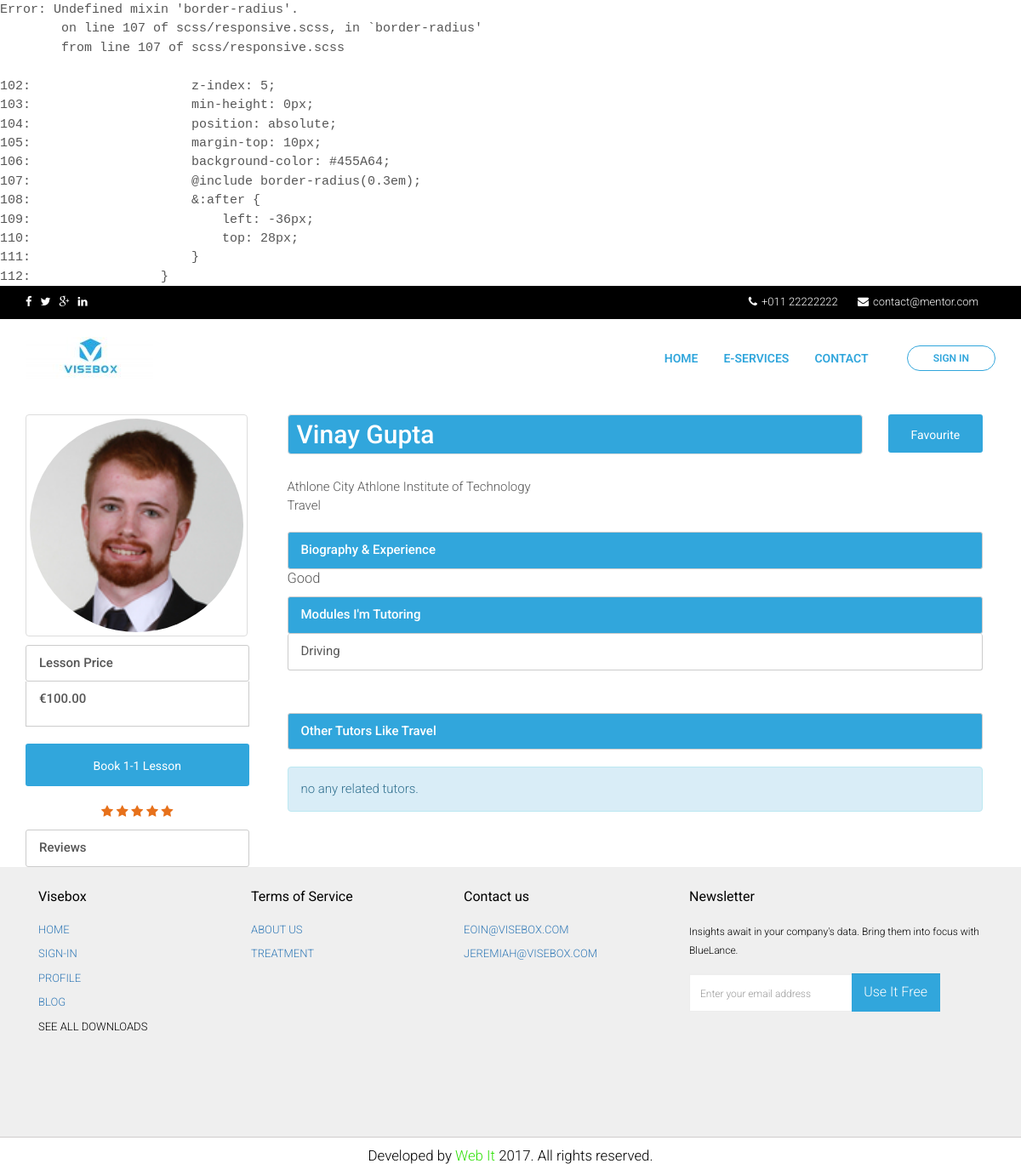
The app's page /module/test2-vinay-gupta with its own data.
### tables this page shows
CREATE TABLE IF NOT EXISTS `tbl_mymentorship` (
  `id` bigint(20) NOT NULL,
  `mentor_id` bigint(20) NOT NULL,
  `title` varchar(500) NOT NULL,
  `slug` text NOT NULL,
  `price` bigint(20) NOT NULL,
  `category_id` bigint(20) NOT NULL,
  `description` text NOT NULL,
  `op_msg` text NOT NULL,
  `image` varchar(300) NOT NULL,
  `seen` int(11) NOT NULL DEFAULT '0',
  `status` int(11) NOT NULL,
  `created_on` datetime NOT NULL,
  `updated_on` datetime NOT NULL
);

CREATE TABLE IF NOT EXISTS `tbl_mentors` (
  `mentor_id` bigint(20) NOT NULL,
  `country_id` int(25) DEFAULT NULL,
  `city_id` int(25) DEFAULT NULL,
  `university_id` int(25) DEFAULT NULL,
  `course_id` int(25) DEFAULT NULL,
  `category_id` bigint(20) DEFAULT NULL,
  `fullname` varchar(300) NOT NULL,
  `first_name` varchar(255) NOT NULL,
  `last_name` varchar(255) NOT NULL,
  `email` varchar(255) NOT NULL,
  `phone_no` varchar(255) NOT NULL,
  `password` varchar(255) DEFAULT NULL,
  `bio` text NOT NULL,
  `description` text NOT NULL,
  `image` varchar(300) NOT NULL,
  `status` int(2) NOT NULL DEFAULT '1',
  `ip_address` varchar(300) NOT NULL,
  `last_login` varchar(300) NOT NULL,
  `created_on` timestamp NOT NULL DEFAULT CURRENT_TIMESTAMP ON UPDATE CURRENT_TIMESTAMP,
  `updated_on` timestamp NOT NULL DEFAULT '0000-00-00 00:00:00'
);

CREATE TABLE IF NOT EXISTS `tbl_city` (
  `id` bigint(20) NOT NULL,
  `country_id` int(25) DEFAULT NULL,
  `city_name` varchar(255) NOT NULL,
  `slug` varchar(255) NOT NULL,
  `status` int(2) NOT NULL DEFAULT '1',
  `created_on` timestamp NOT NULL DEFAULT CURRENT_TIMESTAMP ON UPDATE CURRENT_TIMESTAMP,
  `updated_on` timestamp NOT NULL DEFAULT '0000-00-00 00:00:00'
);

CREATE TABLE IF NOT EXISTS `tbl_university` (
  `id` bigint(20) NOT NULL,
  `country_id` int(25) DEFAULT NULL,
  `city_id` int(25) DEFAULT NULL,
  `university_name` varchar(255) NOT NULL,
  `slug` varchar(255) NOT NULL,
  `status` int(2) NOT NULL DEFAULT '1',
  `created_on` timestamp NOT NULL DEFAULT CURRENT_TIMESTAMP ON UPDATE CURRENT_TIMESTAMP,
  `updated_on` timestamp NOT NULL DEFAULT '0000-00-00 00:00:00'
);

CREATE TABLE IF NOT EXISTS `tbl_category` (
  `category_id` bigint(20) NOT NULL,
  `name` varchar(255) DEFAULT NULL,
  `slug` varchar(255) NOT NULL,
  `description` varchar(255) DEFAULT NULL,
  `meta_keyword` varchar(255) NOT NULL,
  `meta_description` varchar(255) NOT NULL,
  `image` varchar(255) DEFAULT NULL,
  `status` int(10) NOT NULL DEFAULT '1',
  `created_on` date NOT NULL
);

CREATE TABLE IF NOT EXISTS `tbl_module` (
  `id` bigint(20) NOT NULL,
  `category_id` bigint(20) NOT NULL,
  `module_name` varchar(500) NOT NULL,
  `status` int(2) NOT NULL DEFAULT '1',
  `created_on` timestamp NOT NULL DEFAULT CURRENT_TIMESTAMP ON UPDATE CURRENT_TIMESTAMP,
  `updated_on` timestamp NOT NULL DEFAULT '0000-00-00 00:00:00'
);

CREATE TABLE IF NOT EXISTS `tbl_pages` (
  `id` bigint(20) NOT NULL,
  `page_title` varchar(255) NOT NULL,
  `slug` varchar(255) NOT NULL,
  `short_content` text,
  `content` text NOT NULL,
  `meta_keyword` varchar(255) DEFAULT NULL,
  `meta_description` varchar(255) DEFAULT NULL,
  `parent` bigint(20) DEFAULT '1',
  `status` tinyint(1) NOT NULL DEFAULT '1' COMMENT '1=active, 0=deactive',
  `created_on` datetime NOT NULL,
  `updated_on` datetime NOT NULL,
  `image` text NOT NULL
);

### application/modules/home/views/mentor_profile.php (the view, shortened to what the rows shown need)
    <div class="container">
      <div class="row">
        <div class="col-md-3">
          <div class="profile-left">
            <div class="profile-image">
              <img class="img-circle" style="width: 251px;" src="<?php if(!empty($mentor->image)) { echo base_url('assets/upload/mentor/'.$mentor->image); } else{ echo base_url('assets/upload/mymentorship/'.$mentor->mymeberimage); } ?>">
            </div>
            <div class="price-sec">
              <div class="price-description">
                <ul>
                  <li>€<?php echo number_format($mentor->price,2);?></li>
                </ul>
              </div>
            </div>
          </div>
        </div>
        <div class="col-md-9">
          <div class="profile-right">
            <div class="col-md-10">
              <div class="profile-user-name">
                <h2><?php echo $mentor->fullname;?></h2>
              </div>
            </div>
          </div>
          <div class="col-md-12">
            <p>
              <ul>
                <li><?php echo get_city_name($mentor->city_id);?> City  <?php echo get_university_name($mentor->university_id);?></li>
                <li><?php echo get_cat_name($mentor->mymember_category_id);?></li>
              </ul>
            </p>
          </div>
          <div class="col-md-12">
            <div class="biography-details">
            <p><?php echo $mentor->bio;?></p>
            </div>
          </div>
          <div class="col-md-12">
            <div class="price-heading biography module module-data">
              <?php $modulesalls= get_modules_profile($mentor->mymeberid);?>
              <?php foreach ($modulesalls as $modulesall) : ?>
              <div class="col-md-4 p-0"><?php echo $modulesall->module_name;?></div>
            <?php endforeach;?>
            </div>
          </div>
          <div class="col-md-12">
            <div class="price-heading biography other-tutor">Other Tutors Like <?php echo get_cat_name($mentor->mymember_category_id);?></div>
          <?php  $category_module=get_category_module($mentor->mymember_category_id,$mentor->mentor_id);?>
           <?php if(!empty($category_module)) { ?>
           <?php foreach ($category_module as $mentor) : ?>
             <div class="col-md-4 m-50">
            <div class="profile-sec">
              <div class="profile-cover"></div>
              <div class="profile-picture">
                <img class="img-circle" src="<?php if(!empty($mentor->image)) { echo base_url('assets/upload/mentor/'.$mentor->image); } else{ echo base_url('assets/upload/mymentorship/'.$mentor->mymeberimage); } ?>">
              </div>
              <div class="title-name">
                <h4>
                  <?php echo $mentor->fullname;?>
                    <a data-tooltip="This tutor typically responds in under 30 minutes">
                      <i class="fa fa-bolt avg-response-time-bolt" aria-hidden="true"></i>
                    </a>
                </h4>
                <p> <?php echo get_city_name($mentor->city_id);?> City  <?php echo get_university_name($mentor->university_id);?></p>
                <p><?php echo get_modules_count($mentor->mymeberid);?> modules including <?php echo get_cat_name($mentor->mymember_category_id);?></p>
                <div class="rating">
                  <i class="fa fa-star" aria-hidden="true"></i>
                  <i class="fa fa-star" aria-hidden="true"></i>
                  <i class="fa fa-star" aria-hidden="true"></i>
                  <i class="fa fa-star" aria-hidden="true"></i>
                  <i class="fa fa-star" aria-hidden="true"></i>
                </div>
                <p><i class="fa fa-check-square" style="color:#31A6DC;" aria-hidden="true"></i>
Verified by Visebox</p>
                <ul class="panel-menu">
                  <li class="panel-menu-item">
                    <span class="text-inherit1">
                    Modules
                    <h5 class="m-y-0"><?php echo get_modules_count($mentor->mymeberid);?></h5>
                    </span>
                  </li>
                  <li class="panel-menu-item">
                    <span class="text-inherit1">
                    Price
                    <h5 class="m-y-0 nobr"><?php echo '€'.number_format($mentor->price,2);?></h5>
                    </span>
                  </li>
                </ul>
                <div class="profile-btm">
                    <span class="view"><a href="<?php echo base_url('module/'.$mentor->slug);?>" target="_blank">view profile</a></span>
                    <span class="view"><a href="#">message</a></span>
                  </div>
              </div>
            </div>
          </div>
          <?php endforeach;?>
<?php } else { ?>
         <div class="alert alert-info m-top" role="alert">no any related tutors.
          </div>
          <?php } ?>
        </div>
        </div>
      </div>
        </div>

### application/views/frontend/footer.php (shortened to what the rows shown need)
<section id="footer-menu" class="sections footer-menu">
            <div class="container">
                <div class="row">
                    <div class="footer-menu-wrapper">
                        <div class="col-md-8 col-sm-12 col-xs-12">
                            <div class="col-md-4 col-sm-6 col-xs-12">
                                <div class="menu-item">
                                    <ul>
                                        <?php $pages=get_cms();
                                        foreach ($pages as $page) : ?>
                                        <li><a href="<?php echo base_url($page->slug);?>"><?php echo $page->page_title;?></a></li>
                                        <?php endforeach;?>
                                    </ul>
                                </div>
                            </div>
                        </div>
                    </div>
                </div>
            </div>
        </section>

### records on screen
tbl_mymentorship: mentor.image (placeholder picture), price "100.00", mentor.fullname "Vinay Gupta", mentor.city_name "Athlone", mentor.university_name "Athlone Institute of Technology", category.name "Travel", mentor.bio "Good"
tbl_module: module_name "Driving"
tbl_pages: page_title "ABOUT US"
tbl_pages: page_title "TREATMENT"
